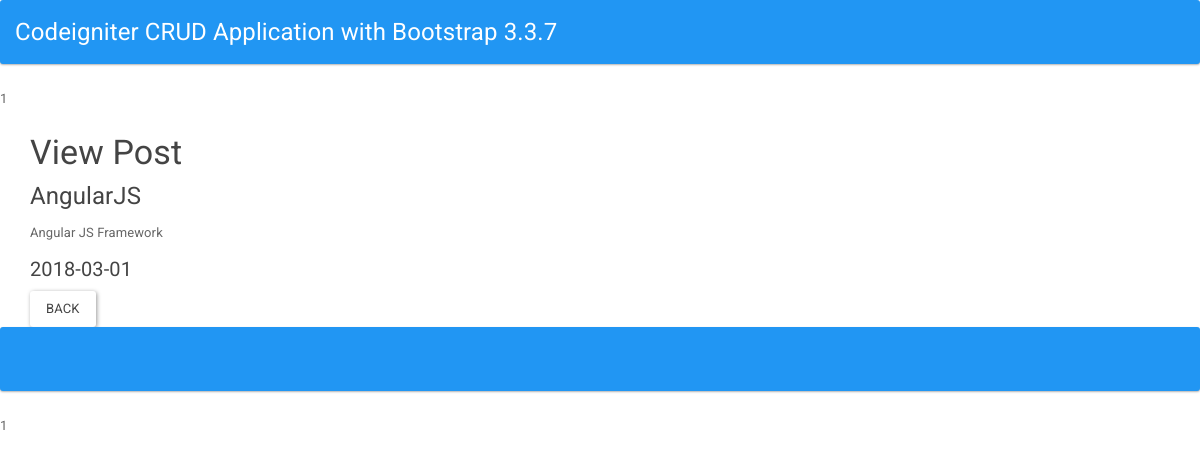
The app's page /index.php/welcome/view/6 with its own data.
### tables this page shows
CREATE TABLE `tbl_posts` (
  `id` int(100) NOT NULL,
  `title` varchar(200) NOT NULL,
  `description` text NOT NULL,
  `date_created` date NOT NULL
);

### application/controllers/Welcome.php (called while the page is built, shortened)
<?php
class Welcome extends CI_Controller {
	public function view($id){
		$this->load->model('queries');
		$posts = $this->queries->getSinglePost($id);
		$this->load->view('view', ['post' => $posts]);
	}
}

### index.php (called while the page is built, shortened)
<?php
require_once BASEPATH.'core/CodeIgniter.php';

### application/models/queries.php (called while the page is built, shortened)
<?php
	class queries extends CI_Model{
		public function getSinglePost($id){
			$query = $this->db->get_where('tbl_posts', array('id' => $id));
			if($query->num_rows() > 0){
				return $query->row();
			}
		}
	}
?>

### application/views/view.php (the view)
<?=include_once('layouts/header.php');?>
	<div class="container">
		<h3>View Post</h3>
		<h4><?=$post->title;?></h4>
		<p><?=$post->description;?></p>
		<h5><?=$post->date_created;?></h5>
		<?=anchor('welcome', 'Back', ['class' => 'btn btn-default']);?>
	</div>
<?=include_once('layouts/footer.php');?>

### records on screen
tbl_posts: title "AngularJS", description "Angular JS Framework", date_created "2018-03-01"

### other values on screen
include_once('layouts/header.php') "1"
anchor('welcome', 'Back', ['class' => 'btn btn-default']) "BACK"
